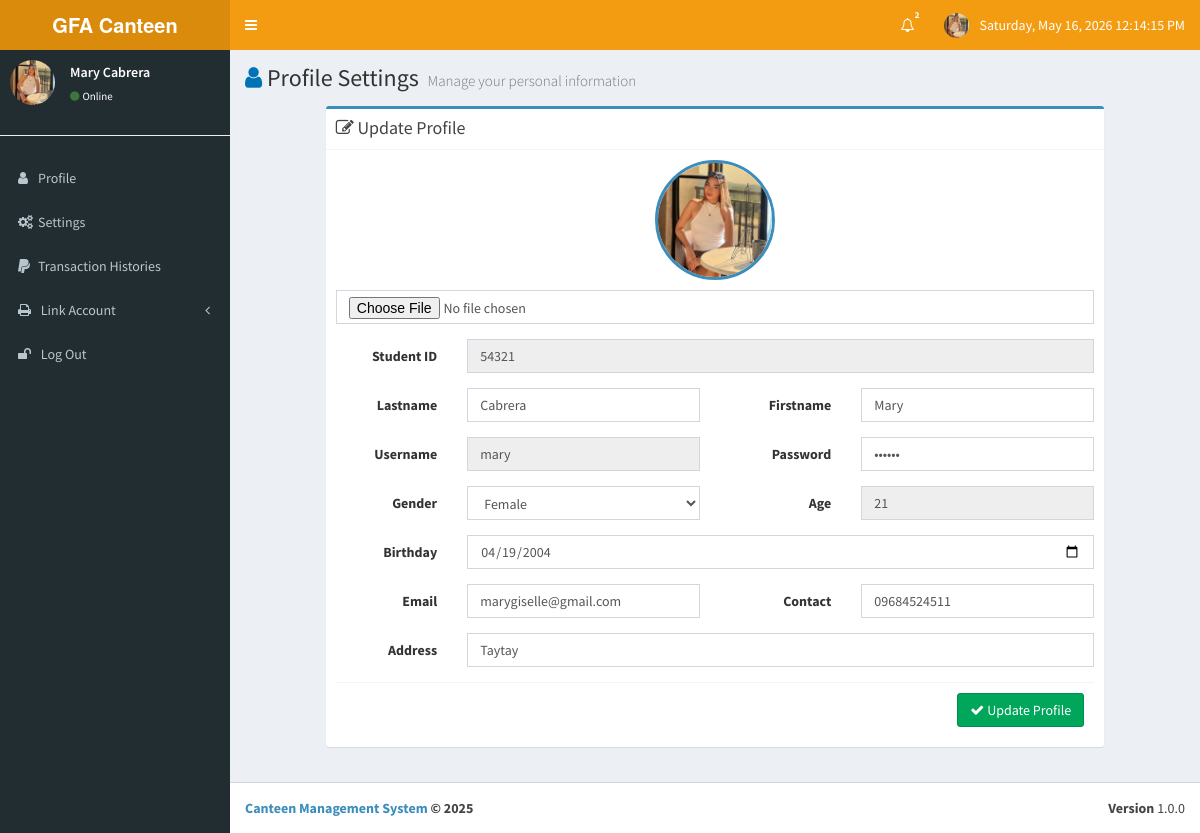
Page /main/profile-settings.php (signed in) on the committed database.
### tables this page shows
CREATE TABLE IF NOT EXISTS `tbl_students` (
  `id` int NOT NULL AUTO_INCREMENT,
  `studentNo` text NOT NULL,
  `rfidno` varchar(50) NOT NULL,
  `fname` varchar(50) NOT NULL,
  `lname` varchar(50) NOT NULL,
  `mname` varchar(50) DEFAULT NULL,
  `bday` varchar(50) NOT NULL,
  `age` varchar(50) NOT NULL,
  `gender` varchar(50) NOT NULL,
  `address` varchar(100) NOT NULL,
  `email` varchar(50) NOT NULL,
  `contact` varchar(50) NOT NULL,
  `xagree` int NOT NULL,
  `username` varchar(50) NOT NULL,
  `password` text NOT NULL,
  `pic` text NOT NULL,
  `balance_amount` double NOT NULL,
  `per_day_balance` double(15,2) NOT NULL,
  `status` enum('Active','Inactive') NOT NULL DEFAULT 'Active',
  `created_at` timestamp NOT NULL DEFAULT CURRENT_TIMESTAMP,
  PRIMARY KEY (`id`)
);

### main/profile-settings.php (the view, shortened to what this page needs)
<?php include_once('layout/head.php'); ?>
<?php $user_id = $_SESSION['userID']; ?>
<div class="content-wrapper">
    <section class="content-header">
        <h1>
            <i class="fa fa-user text-blue"></i> Profile Settings
            <small>Manage your personal information</small>
        </h1>
    </section>
    <section class="content">
        <div class="row">
            <div class="col-md-10 col-md-offset-1">
                <div class="box box-primary">
                    <div class="box-header with-border">
                        <h3 class="box-title"><i class="fa fa-edit"></i> Update Profile</h3>
                    </div>
                    <div class="box-body">
                        <?php
                        $result = $db->prepare("SELECT * FROM tbl_students WHERE id=?");
                        $result->execute([$user_id]);
                        if ($row = $result->fetch()) { ?>
                        <form class="form-horizontal" action="" method="post" enctype="multipart/form-data">
                            <div class="form-group text-center">
                                <div class="col-sm-12">
                                    <img src="images/student/<?= $row['pic']; ?>"
                                         class="img-circle" alt="Profile Picture" width="120" height="120"
                                         style="border:3px solid #3c8dbc; margin-bottom:10px;">
                                    <input type="file" class="form-control" name="pic">
                                </div>
                            </div>
                            <div class="form-group">
                                <label class="col-sm-2 control-label">Student ID</label>
                                <div class="col-sm-10">
                                    <input value="<?= $row['studentNo']; ?>" type="text" class="form-control" name="studentNo" readonly>
                                </div>
                            </div>
                            <div class="form-group">
                                <label class="col-sm-2 control-label">Lastname</label>
                                <div class="col-sm-4">
                                    <input value="<?= $row['lname']; ?>" type="text" class="form-control" name="lastname" required>
                                </div>
                                <label class="col-sm-2 control-label">Firstname</label>
                                <div class="col-sm-4">
                                    <input value="<?= $row['fname']; ?>" type="text" class="form-control" name="firstname" required>
                                </div>
                            </div>
                            <div class="form-group">
                                <label class="col-sm-2 control-label">Username</label>
                                <div class="col-sm-4">
                                    <input value="<?= $row['username']; ?>" type="text" class="form-control" name="username" readonly>
                                </div>
                                <label class="col-sm-2 control-label">Password</label>
                                <div class="col-sm-4">
                                    <input value="<?= $row['password']; ?>" type="password" class="form-control" name="password"
                                           pattern="(?=.*\d)(?=.*[a-z])(?=.*[A-Z])(?=.*[$@$!%*#?&]).{6,}"
                                           title="Must contain at least one special character, one number, one uppercase, one lowercase letter, and be at least 6 characters long"
                                           required>
                                </div>
                            </div>
                            <div class="form-group">
                                <label class="col-sm-2 control-label">Gender</label>
                                <div class="col-sm-4">
                                    <select name="gender" class="form-control" required>
                                        <option><?= $row['gender']; ?></option>
                                    </select>
                                </div>
                                <label class="col-sm-2 control-label">Age</label>
                                <div class="col-sm-4">
                                    <input value="<?= $row['age']; ?>" type="number" class="form-control" name="age" readonly>
                                </div>
                            </div>
                            <div class="form-group">
                                <label class="col-sm-2 control-label">Birthday</label>
                                <div class="col-sm-10">
                                    <input value="<?= $row['bday']; ?>" type="date" class="form-control" name="bday" required>
                                </div>
                            </div>
                            <div class="form-group">
                                <label class="col-sm-2 control-label">Email</label>
                                <div class="col-sm-4">
                                    <input type="email" value="<?= $row['email']; ?>" class="form-control" name="email" required>
                                </div>
                                <label class="col-sm-2 control-label">Contact</label>
                                <div class="col-sm-4">
                                    <input type="number" value="<?= $row['contact']; ?>" class="form-control" name="contact" required>
                                </div>
                            </div>
                            <div class="form-group">
                                <label class="col-sm-2 control-label">Address</label>
                                <div class="col-sm-10">
                                    <input type="text" value="<?= $row['address']; ?>" class="form-control" name="address" required>
                                </div>
                            </div>
                            <div class="box-footer text-right">
                                <button type="submit" name="updateProfile" class="btn btn-success">
                                    <i class="fa fa-check"></i> Update Profile
                                </button>
                            </div>
                        </form>
                        <?php } ?>
                    </div>
                </div>
            </div>
        </div>
    </section>
</div>
<?php include_once('layout/footer.php'); ?>

### rows in the picture
tbl_students: pic (picture), studentNo "54321", lastname "Cabrera", firstname "Mary", username "mary", gender "Female", age "21", bday "04/19/2004", email "marygiselle@gmail.com", contact "09684524511", address "Taytay"

### other values in the picture
$unread "2"
$_SESSION['fullname'] "Mary Cabrera"
$system_title "Canteen Management System"
